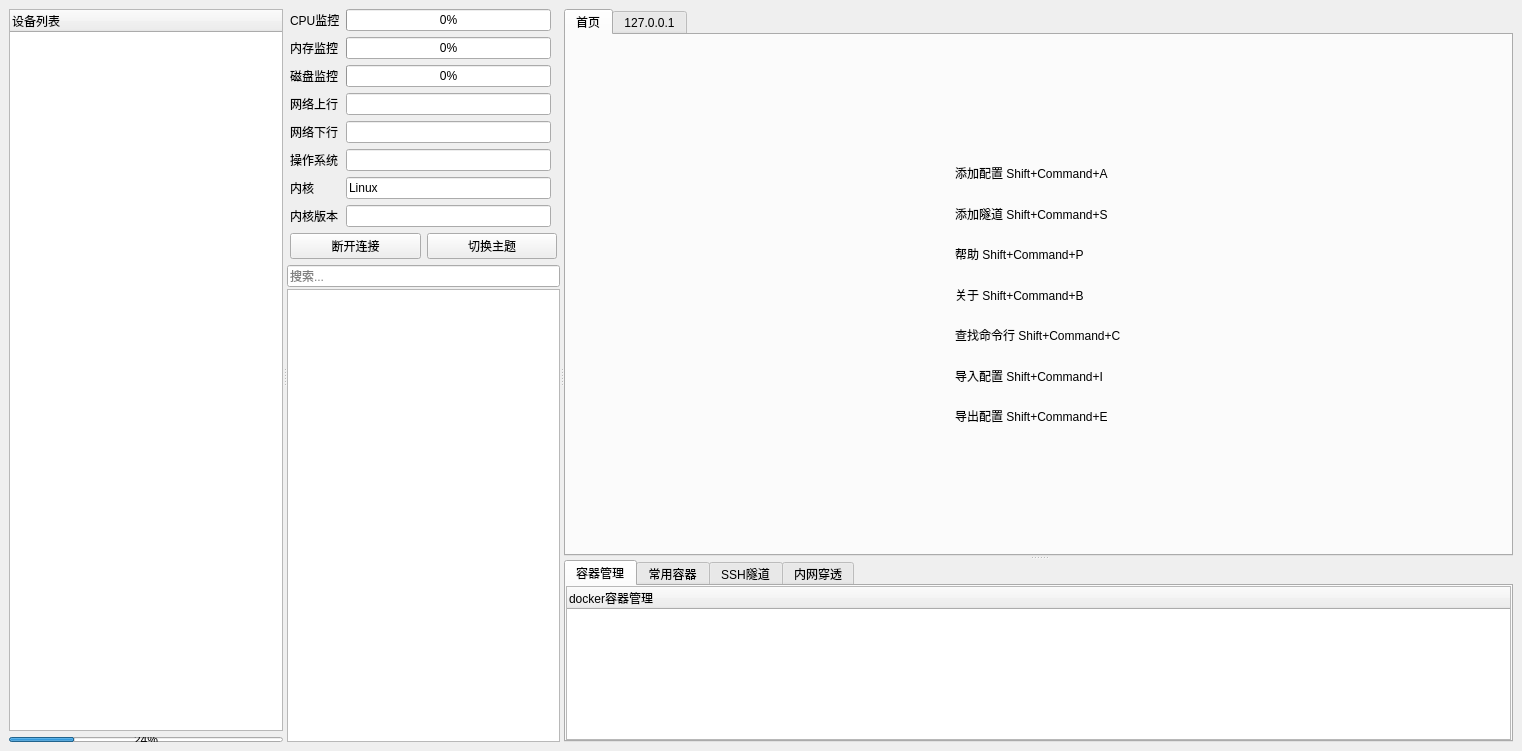
<?xml version="1.0" encoding="UTF-8"?>
<ui version="4.0">
 <author>寒暄</author>
 <class>MainWindow</class>
 <widget class="QMainWindow" name="MainWindow">
  <property name="geometry">
   <rect>
    <x>0</x>
    <y>0</y>
    <width>1522</width>
    <height>751</height>
   </rect>
  </property>
  <property name="windowTitle">
   <string/>
  </property>
  <widget class="QWidget" name="centralwidget">
   <layout class="QGridLayout" name="gridLayout_5">
    <item row="0" column="0">
     <widget class="QSplitter" name="splitter_3">
      <property name="cursor">
       <cursorShape>SizeHorCursor</cursorShape>
      </property>
      <property name="mouseTracking">
       <bool>false</bool>
      </property>
      <property name="orientation">
       <enum>Qt::Orientation::Horizontal</enum>
      </property>
      <widget class="QWidget" name="gridLayoutWidget">
       <layout class="QGridLayout" name="gridLayout">
        <item row="1" column="0">
         <widget class="QTreeWidget" name="treeWidget">
          <property name="minimumSize">
           <size>
            <width>200</width>
            <height>0</height>
           </size>
          </property>
          <column>
           <property name="text">
            <string>设备列表</string>
           </property>
          </column>
         </widget>
        </item>
        <item row="2" column="0">
         <widget class="QProgressBar" name="download_with_resume">
          <property name="maximumSize">
           <size>
            <width>16777215</width>
            <height>5</height>
           </size>
          </property>
          <property name="value">
           <number>24</number>
          </property>
         </widget>
        </item>
       </layout>
      </widget>
      <widget class="QSplitter" name="splitter_255">
       <property name="minimumSize">
        <size>
         <width>0</width>
         <height>0</height>
        </size>
       </property>
       <property name="maximumSize">
        <size>
         <width>16777215</width>
         <height>16777215</height>
        </size>
       </property>
       <property name="cursor">
        <cursorShape>SizeHorCursor</cursorShape>
       </property>
       <property name="mouseTracking">
        <bool>false</bool>
       </property>
       <property name="orientation">
        <enum>Qt::Orientation::Horizontal</enum>
       </property>
       <widget class="QWidget" name="gridLayoutWidget_2">
        <layout class="QGridLayout" name="gridLayout_4">
         <item row="4" column="0" colspan="2">
          <layout class="QVBoxLayout" name="verticalLayout_3">
           <property name="spacing">
            <number>2</number>
           </property>
           <property name="leftMargin">
            <number>0</number>
           </property>
           <item>
            <widget class="QLineEdit" name="search_box">
             <property name="placeholderText">
              <string>搜索...</string>
             </property>
            </widget>
           </item>
           <item>
            <widget class="QTableWidget" name="result"/>
           </item>
          </layout>
         </item>
         <item row="1" column="0" colspan="2">
          <layout class="QHBoxLayout" name="horizontalLayout_5">
           <property name="leftMargin">
            <number>3</number>
           </property>
           <property name="rightMargin">
            <number>3</number>
           </property>
           <item>
            <widget class="QPushButton" name="discButton">
             <property name="sizePolicy">
              <sizepolicy hsizetype="Minimum" vsizetype="Fixed">
               <horstretch>0</horstretch>
               <verstretch>0</verstretch>
              </sizepolicy>
             </property>
             <property name="text">
              <string>断开连接</string>
             </property>
            </widget>
           </item>
           <item>
            <widget class="QPushButton" name="theme">
             <property name="text">
              <string>切换主题</string>
             </property>
            </widget>
           </item>
          </layout>
         </item>
         <item row="0" column="0">
          <layout class="QGridLayout" name="gridLayout_8">
           <property name="leftMargin">
            <number>3</number>
           </property>
           <property name="rightMargin">
            <number>3</number>
           </property>
           <item row="5" column="1">
            <widget class="QLineEdit" name="operatingSystem">
             <property name="text">
              <string/>
             </property>
             <property name="readOnly">
              <bool>true</bool>
             </property>
            </widget>
           </item>
           <item row="4" column="0">
            <widget class="QLabel" name="label_5">
             <property name="text">
              <string>网络下行</string>
             </property>
            </widget>
           </item>
           <item row="2" column="1">
            <widget class="QProgressBar" name="diskRate">
             <property name="value">
              <number>0</number>
             </property>
            </widget>
           </item>
           <item row="1" column="0">
            <widget class="QLabel" name="label_2">
             <property name="text">
              <string>内存监控</string>
             </property>
            </widget>
           </item>
           <item row="7" column="1">
            <widget class="QLineEdit" name="kernelVersion">
             <property name="text">
              <string/>
             </property>
             <property name="readOnly">
              <bool>true</bool>
             </property>
            </widget>
           </item>
           <item row="1" column="1">
            <widget class="QProgressBar" name="memRate">
             <property name="value">
              <number>0</number>
             </property>
            </widget>
           </item>
           <item row="0" column="1">
            <widget class="QProgressBar" name="cpuRate">
             <property name="value">
              <number>0</number>
             </property>
            </widget>
           </item>
           <item row="2" column="0">
            <widget class="QLabel" name="label_3">
             <property name="text">
              <string>磁盘监控</string>
             </property>
            </widget>
           </item>
           <item row="5" column="0">
            <widget class="QLabel" name="label_4">
             <property name="text">
              <string>操作系统</string>
             </property>
            </widget>
           </item>
           <item row="7" column="0">
            <widget class="QLabel" name="label_10">
             <property name="text">
              <string>内核版本</string>
             </property>
            </widget>
           </item>
           <item row="3" column="0">
            <widget class="QLabel" name="label_6">
             <property name="text">
              <string>网络上行</string>
             </property>
            </widget>
           </item>
           <item row="0" column="0">
            <widget class="QLabel" name="label">
             <property name="text">
              <string>CPU监控</string>
             </property>
            </widget>
           </item>
           <item row="6" column="1">
            <widget class="QLineEdit" name="kernel">
             <property name="text">
              <string>Linux</string>
             </property>
             <property name="readOnly">
              <bool>true</bool>
             </property>
            </widget>
           </item>
           <item row="6" column="0">
            <widget class="QLabel" name="label_8">
             <property name="text">
              <string>内核</string>
             </property>
            </widget>
           </item>
           <item row="3" column="1">
            <widget class="QLineEdit" name="networkUpload">
             <property name="readOnly">
              <bool>true</bool>
             </property>
            </widget>
           </item>
           <item row="4" column="1">
            <widget class="QLineEdit" name="networkDownload">
             <property name="readOnly">
              <bool>true</bool>
             </property>
            </widget>
           </item>
          </layout>
         </item>
        </layout>
       </widget>
       <widget class="QWidget" name="gridLayoutWidget_3">
        <layout class="QGridLayout" name="gridLayout_6">
         <item row="0" column="0">
          <widget class="QSplitter" name="splitter">
           <property name="enabled">
            <bool>true</bool>
           </property>
           <property name="minimumSize">
            <size>
             <width>888</width>
             <height>0</height>
            </size>
           </property>
           <property name="sizeIncrement">
            <size>
             <width>0</width>
             <height>0</height>
            </size>
           </property>
           <property name="baseSize">
            <size>
             <width>0</width>
             <height>0</height>
            </size>
           </property>
           <property name="cursor">
            <cursorShape>SizeVerCursor</cursorShape>
           </property>
           <property name="mouseTracking">
            <bool>false</bool>
           </property>
           <property name="orientation">
            <enum>Qt::Orientation::Vertical</enum>
           </property>
           <widget class="QWidget" name="verticalLayoutWidget">
            <layout class="QVBoxLayout" name="verticalLayout">
             <item>
              <widget class="QTabWidget" name="ShellTab">
               <property name="maximumSize">
                <size>
                 <width>16777215</width>
                 <height>16777215</height>
                </size>
               </property>
               <property name="sizeIncrement">
                <size>
                 <width>0</width>
                 <height>0</height>
                </size>
               </property>
               <property name="styleSheet">
                <string notr="true">QTabWidget::tab-bar { left: 0px; }</string>
               </property>
               <property name="currentIndex">
                <number>0</number>
               </property>
               <widget class="QWidget" name="index">
                <attribute name="title">
                 <string>首页</string>
                </attribute>
                <layout class="QVBoxLayout" name="verticalLayout_5">
                 <property name="spacing">
                  <number>0</number>
                 </property>
                 <property name="leftMargin">
                  <number>0</number>
                 </property>
                 <property name="topMargin">
                  <number>0</number>
                 </property>
                 <property name="rightMargin">
                  <number>0</number>
                 </property>
                 <property name="bottomMargin">
                  <number>0</number>
                 </property>
                 <item>
                  <layout class="QVBoxLayout" name="verticalLayout_6">
                   <item alignment="Qt::AlignmentFlag::AlignHCenter|Qt::AlignmentFlag::AlignVCenter">
                    <widget class="QWidget" name="widget" native="true">
                     <property name="minimumSize">
                      <size>
                       <width>0</width>
                       <height>517</height>
                      </size>
                     </property>
                     <layout class="QGridLayout" name="gridLayout_2">
                      <property name="leftMargin">
                       <number>0</number>
                      </property>
                      <property name="topMargin">
                       <number>117</number>
                      </property>
                      <property name="rightMargin">
                       <number>0</number>
                      </property>
                      <property name="bottomMargin">
                       <number>117</number>
                      </property>
                      <property name="spacing">
                       <number>0</number>
                      </property>
                      <item row="2" column="0">
                       <widget class="QLabel" name="label_11">
                        <property name="text">
                         <string>帮助 Shift+Command+P</string>
                        </property>
                       </widget>
                      </item>
                      <item row="6" column="0">
                       <widget class="QLabel" name="label_13">
                        <property name="text">
                         <string>查找命令行 Shift+Command+C</string>
                        </property>
                       </widget>
                      </item>
                      <item row="0" column="0">
                       <widget class="QLabel" name="label_7">
                        <property name="text">
                         <string>添加配置 Shift+Command+A</string>
                        </property>
                       </widget>
                      </item>
                      <item row="4" column="0">
                       <widget class="QLabel" name="label_12">
                        <property name="text">
                         <string>关于 Shift+Command+B</string>
                        </property>
                       </widget>
                      </item>
                      <item row="8" column="0">
                       <widget class="QLabel" name="label_15">
                        <property name="text">
                         <string>导出配置 Shift+Command+E</string>
                        </property>
                       </widget>
                      </item>
                      <item row="7" column="0">
                       <widget class="QLabel" name="label_14">
                        <property name="text">
                         <string>导入配置 Shift+Command+I</string>
                        </property>
                       </widget>
                      </item>
                      <item row="1" column="0">
                       <widget class="QLabel" name="label_9">
                        <property name="text">
                         <string>添加隧道 Shift+Command+S</string>
                        </property>
                       </widget>
                      </item>
                     </layout>
                    </widget>
                   </item>
                  </layout>
                 </item>
                </layout>
               </widget>
               <widget class="QWidget" name="tab_shell">
                <attribute name="title">
                 <string>127.0.0.1</string>
                </attribute>
                <layout class="QVBoxLayout" name="verticalLayout_7">
                 <property name="spacing">
                  <number>0</number>
                 </property>
                 <property name="leftMargin">
                  <number>0</number>
                 </property>
                 <property name="topMargin">
                  <number>0</number>
                 </property>
                 <property name="rightMargin">
                  <number>0</number>
                 </property>
                 <property name="bottomMargin">
                  <number>0</number>
                 </property>
                 <item>
                  <widget class="QTextBrowser" name="Shell"/>
                 </item>
                </layout>
               </widget>
              </widget>
             </item>
            </layout>
           </widget>
           <widget class="QWidget" name="verticalLayoutWidget_2">
            <layout class="QVBoxLayout" name="verticalLayout_2">
             <item>
              <widget class="QTabWidget" name="tabWidget">
               <property name="currentIndex">
                <number>0</number>
               </property>
               <widget class="QWidget" name="tab_docker_manager">
                <attribute name="title">
                 <string>容器管理</string>
                </attribute>
                <layout class="QHBoxLayout" name="horizontalLayout_4">
                 <property name="leftMargin">
                  <number>0</number>
                 </property>
                 <property name="topMargin">
                  <number>0</number>
                 </property>
                 <property name="rightMargin">
                  <number>0</number>
                 </property>
                 <property name="bottomMargin">
                  <number>0</number>
                 </property>
                 <item>
                  <layout class="QHBoxLayout" name="horizontalLayout_2">
                   <item>
                    <widget class="QTreeWidget" name="treeWidgetDocker">
                     <column>
                      <property name="text">
                       <string>docker容器管理</string>
                      </property>
                     </column>
                    </widget>
                   </item>
                  </layout>
                 </item>
                </layout>
               </widget>
               <widget class="QWidget" name="tab_docker_soft">
                <attribute name="title">
                 <string>常用容器</string>
                </attribute>
                <layout class="QHBoxLayout" name="horizontalLayout_8">
                 <property name="leftMargin">
                  <number>0</number>
                 </property>
                 <property name="topMargin">
                  <number>0</number>
                 </property>
                 <property name="rightMargin">
                  <number>0</number>
                 </property>
                 <property name="bottomMargin">
                  <number>0</number>
                 </property>
                 <item>
                  <layout class="QGridLayout" name="gridLayout_7"/>
                 </item>
                </layout>
               </widget>
               <widget class="QWidget" name="tab_ssh_manager">
                <attribute name="title">
                 <string>SSH隧道</string>
                </attribute>
                <layout class="QFormLayout" name="formLayout">
                 <property name="horizontalSpacing">
                  <number>0</number>
                 </property>
                 <property name="verticalSpacing">
                  <number>0</number>
                 </property>
                 <property name="leftMargin">
                  <number>0</number>
                 </property>
                 <property name="topMargin">
                  <number>0</number>
                 </property>
                 <property name="rightMargin">
                  <number>0</number>
                 </property>
                 <property name="bottomMargin">
                  <number>0</number>
                 </property>
                 <item row="0" column="0" colspan="2">
                  <widget class="QScrollArea" name="scrollArea">
                   <property name="widgetResizable">
                    <bool>true</bool>
                   </property>
                   <widget class="QWidget" name="scrollAreaWidgetContents">
                    <property name="geometry">
                     <rect>
                      <x>0</x>
                      <y>0</y>
                      <width>925</width>
                      <height>133</height>
                     </rect>
                    </property>
                    <layout class="QGridLayout" name="gridLayout_11">
                     <property name="leftMargin">
                      <number>12</number>
                     </property>
                     <item row="0" column="0">
                      <layout class="QGridLayout" name="gridLayout_tunnel_tabs"/>
                     </item>
                    </layout>
                   </widget>
                  </widget>
                 </item>
                 <item row="1" column="0" colspan="2">
                  <layout class="QGridLayout" name="gridLayout_kill_all"/>
                 </item>
                </layout>
               </widget>
               <widget class="QWidget" name="NAT_traversal">
                <attribute name="title">
                 <string>内网穿透</string>
                </attribute>
                <layout class="QVBoxLayout" name="verticalLayout_4">
                 <item>
                  <layout class="QGridLayout" name="gridLayout_10">
                   <item row="1" column="2">
                    <widget class="QLabel" name="label_17">
                     <property name="text">
                      <string>服务端代理端口</string>
                     </property>
                    </widget>
                   </item>
                   <item row="1" column="3">
                    <widget class="QLineEdit" name="lineEdit_3">
                     <property name="text">
                      <string>80</string>
                     </property>
                    </widget>
                   </item>
                   <item row="2" column="2">
                    <widget class="QLabel" name="label_19">
                     <property name="text">
                      <string>客户端代理端口</string>
                     </property>
                    </widget>
                   </item>
                   <item row="1" column="1">
                    <widget class="QComboBox" name="comboBox">
                     <item>
                      <property name="text">
                       <string>AMD</string>
                      </property>
                     </item>
                     <item>
                      <property name="text">
                       <string>ARM</string>
                      </property>
                     </item>
                    </widget>
                   </item>
                   <item row="2" column="1">
                    <widget class="QComboBox" name="comboBox_3">
                     <item>
                      <property name="text">
                       <string>TCP</string>
                      </property>
                     </item>
                     <item>
                      <property name="text">
                       <string>HTTP</string>
                      </property>
                     </item>
                     <item>
                      <property name="text">
                       <string>UDP</string>
                      </property>
                     </item>
                    </widget>
                   </item>
                   <item row="1" column="0">
                    <widget class="QLabel" name="label_16">
                     <property name="text">
                      <string>服务端</string>
                     </property>
                    </widget>
                   </item>
                   <item row="2" column="3">
                    <widget class="QLineEdit" name="lineEdit_2">
                     <property name="text">
                      <string>8080</string>
                     </property>
                    </widget>
                   </item>
                   <item row="2" column="0">
                    <widget class="QLabel" name="label_18">
                     <property name="text">
                      <string>代理类型</string>
                     </property>
                    </widget>
                   </item>
                   <item row="3" column="0">
                    <widget class="QLabel" name="label_20">
                     <property name="text">
                      <string>双向认证密钥</string>
                     </property>
                    </widget>
                   </item>
                   <item row="3" column="1">
                    <widget class="QLineEdit" name="lineEdit"/>
                   </item>
                   <item row="3" column="3">
                    <widget class="QPushButton" name="pushButton">
                     <property name="text">
                      <string>开启</string>
                     </property>
                    </widget>
                   </item>
                  </layout>
                 </item>
                </layout>
               </widget>
              </widget>
             </item>
            </layout>
           </widget>
          </widget>
         </item>
        </layout>
       </widget>
      </widget>
     </widget>
    </item>
   </layout>
  </widget>
 </widget>
 <resources/>
 <connections/>
</ui>
